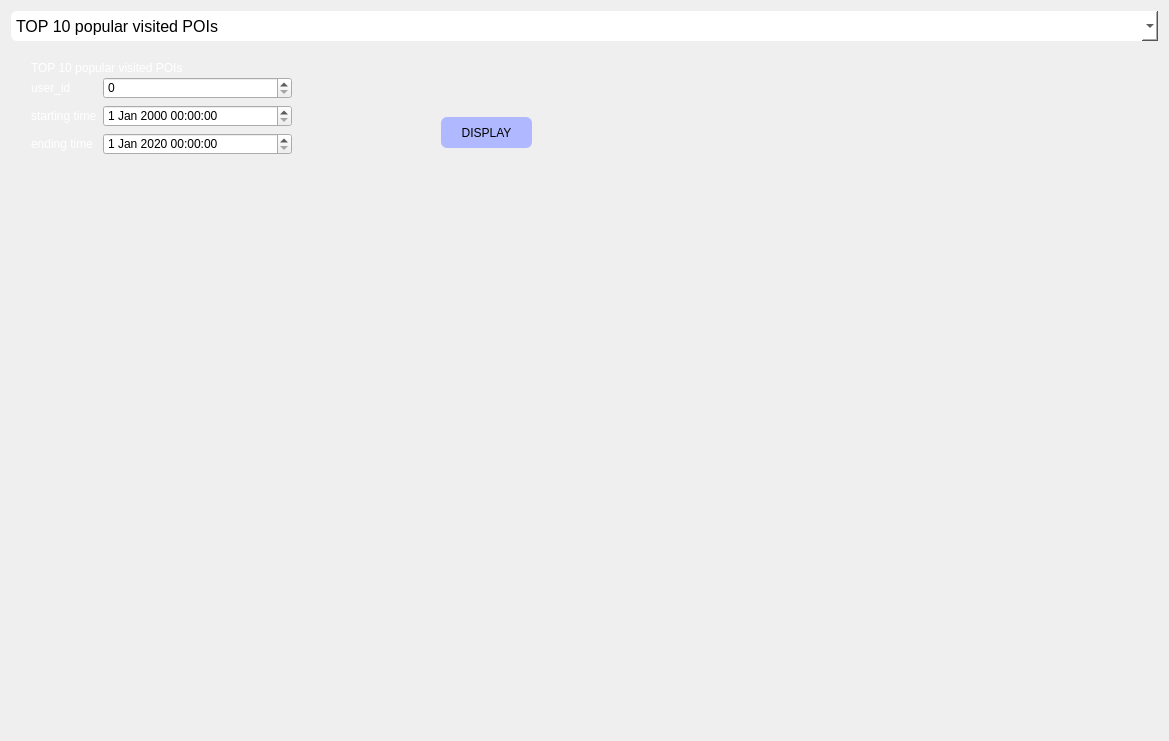
<?xml version="1.0" encoding="UTF-8"?>
<ui version="4.0">
 <class>AnalyzeDialog</class>
 <widget class="QDialog" name="AnalyzeDialog">
  <property name="geometry">
   <rect>
    <x>0</x>
    <y>0</y>
    <width>1169</width>
    <height>741</height>
   </rect>
  </property>
  <property name="windowTitle">
   <string>Dialog</string>
  </property>
  <property name="styleSheet">
   <string notr="true">font: 12pt &quot;Arial&quot;;</string>
  </property>
  <layout class="QVBoxLayout" name="verticalLayout">
   <item>
    <widget class="QComboBox" name="comboBox">
     <property name="minimumSize">
      <size>
       <width>0</width>
       <height>30</height>
      </size>
     </property>
     <property name="maximumSize">
      <size>
       <width>16777215</width>
       <height>30</height>
      </size>
     </property>
     <property name="font">
      <font>
       <family>Arial</family>
       <pointsize>12</pointsize>
       <weight>50</weight>
       <italic>false</italic>
       <bold>false</bold>
      </font>
     </property>
     <property name="styleSheet">
      <string notr="true">background-color: rgb(255, 255, 255);


	background:rgb(255,255,255);
	border-radius:6px;
</string>
     </property>
     <item>
      <property name="text">
       <string>TOP 10 popular visited POIs </string>
      </property>
     </item>
     <item>
      <property name="text">
       <string>Most frequently visiting 10 users of a POI</string>
      </property>
     </item>
     <item>
      <property name="text">
       <string>Compare 2 users'activity levels</string>
      </property>
     </item>
     <item>
      <property name="text">
       <string>compare 2 POIs' daily active users</string>
      </property>
     </item>
    </widget>
   </item>
   <item>
    <widget class="QStackedWidget" name="stackedWidget">
     <property name="styleSheet">
      <string notr="true">
QPushButton
{
	background:rgb(176, 184, 255);
	border-radius:6px;
}
QStackedWidget
{
border-image: url(:/image/map/image3.jpg);
}
QLabel{
color:rgb(255, 255, 255);}</string>
     </property>
     <property name="currentIndex">
      <number>0</number>
     </property>
     <widget class="QWidget" name="page">
      <widget class="QLabel" name="label">
       <property name="geometry">
        <rect>
         <x>20</x>
         <y>10</y>
         <width>261</width>
         <height>21</height>
        </rect>
       </property>
       <property name="text">
        <string>TOP 10 popular visited POIs </string>
       </property>
      </widget>
      <widget class="QWidget" name="formLayoutWidget">
       <property name="geometry">
        <rect>
         <x>20</x>
         <y>30</y>
         <width>261</width>
         <height>121</height>
        </rect>
       </property>
       <layout class="QFormLayout" name="formLayout">
        <item row="0" column="0">
         <widget class="QLabel" name="label_2">
          <property name="text">
           <string>user_id</string>
          </property>
         </widget>
        </item>
        <item row="0" column="1">
         <widget class="QSpinBox" name="user_id_1">
          <property name="maximum">
           <number>100000</number>
          </property>
         </widget>
        </item>
        <item row="1" column="0">
         <widget class="QLabel" name="label_3">
          <property name="text">
           <string>starting time</string>
          </property>
         </widget>
        </item>
        <item row="1" column="1">
         <widget class="QDateTimeEdit" name="startTime1"/>
        </item>
        <item row="2" column="0">
         <widget class="QLabel" name="label_4">
          <property name="text">
           <string>ending time</string>
          </property>
         </widget>
        </item>
        <item row="2" column="1">
         <widget class="QDateTimeEdit" name="endTime1">
          <property name="dateTime">
           <datetime>
            <hour>0</hour>
            <minute>0</minute>
            <second>0</second>
            <year>2020</year>
            <month>1</month>
            <day>1</day>
           </datetime>
          </property>
         </widget>
        </item>
       </layout>
      </widget>
      <widget class="QPushButton" name="btn1">
       <property name="geometry">
        <rect>
         <x>430</x>
         <y>70</y>
         <width>91</width>
         <height>31</height>
        </rect>
       </property>
       <property name="text">
        <string>DISPLAY</string>
       </property>
      </widget>
      <widget class="QChartView" name="widget1" native="true">
       <property name="geometry">
        <rect>
         <x>10</x>
         <y>130</y>
         <width>621</width>
         <height>231</height>
        </rect>
       </property>
      </widget>
      <widget class="QChartView" name="widget_chart_page1" native="true">
       <property name="geometry">
        <rect>
         <x>20</x>
         <y>400</y>
         <width>691</width>
         <height>231</height>
        </rect>
       </property>
      </widget>
     </widget>
     <widget class="QWidget" name="page_2">
      <widget class="QWidget" name="formLayoutWidget_2">
       <property name="geometry">
        <rect>
         <x>20</x>
         <y>30</y>
         <width>322</width>
         <height>101</height>
        </rect>
       </property>
       <layout class="QFormLayout" name="formLayout_2">
        <item row="1" column="0">
         <widget class="QLabel" name="label_11">
          <property name="text">
           <string>starting time</string>
          </property>
         </widget>
        </item>
        <item row="1" column="1">
         <widget class="QDateTimeEdit" name="startTime2"/>
        </item>
        <item row="2" column="0">
         <widget class="QLabel" name="label_12">
          <property name="text">
           <string>ending time</string>
          </property>
         </widget>
        </item>
        <item row="2" column="1">
         <widget class="QDateTimeEdit" name="endTime2">
          <property name="dateTime">
           <datetime>
            <hour>0</hour>
            <minute>0</minute>
            <second>0</second>
            <year>2020</year>
            <month>1</month>
            <day>1</day>
           </datetime>
          </property>
         </widget>
        </item>
        <item row="0" column="0">
         <widget class="QLabel" name="location_id2">
          <property name="text">
           <string>location_id</string>
          </property>
         </widget>
        </item>
        <item row="0" column="1">
         <widget class="QSpinBox" name="loc_id_2">
          <property name="maximum">
           <number>100000</number>
          </property>
         </widget>
        </item>
       </layout>
      </widget>
      <widget class="QLabel" name="label_5">
       <property name="geometry">
        <rect>
         <x>20</x>
         <y>10</y>
         <width>291</width>
         <height>16</height>
        </rect>
       </property>
       <property name="text">
        <string>Most frequently visiting 10 users of a POI</string>
       </property>
      </widget>
      <widget class="QPushButton" name="btn2">
       <property name="geometry">
        <rect>
         <x>400</x>
         <y>80</y>
         <width>91</width>
         <height>31</height>
        </rect>
       </property>
       <property name="text">
        <string>DISPLAY</string>
       </property>
      </widget>
      <widget class="QChartView" name="widget2" native="true">
       <property name="geometry">
        <rect>
         <x>10</x>
         <y>170</y>
         <width>1141</width>
         <height>201</height>
        </rect>
       </property>
      </widget>
      <widget class="QChartView" name="widget_chart_page2" native="true">
       <property name="geometry">
        <rect>
         <x>0</x>
         <y>390</y>
         <width>1151</width>
         <height>251</height>
        </rect>
       </property>
      </widget>
     </widget>
     <widget class="QWidget" name="page_5">
      <widget class="QLabel" name="label_17">
       <property name="geometry">
        <rect>
         <x>70</x>
         <y>30</y>
         <width>54</width>
         <height>12</height>
        </rect>
       </property>
       <property name="text">
        <string/>
       </property>
      </widget>
      <widget class="QLabel" name="label_18">
       <property name="geometry">
        <rect>
         <x>30</x>
         <y>20</y>
         <width>271</width>
         <height>16</height>
        </rect>
       </property>
       <property name="text">
        <string>Compare 2 users' visited POIs</string>
       </property>
      </widget>
      <widget class="QWidget" name="formLayoutWidget_5">
       <property name="geometry">
        <rect>
         <x>30</x>
         <y>40</y>
         <width>241</width>
         <height>108</height>
        </rect>
       </property>
       <layout class="QFormLayout" name="formLayout_5">
        <item row="0" column="0">
         <widget class="QLabel" name="label_19">
          <property name="text">
           <string>user_id_1</string>
          </property>
         </widget>
        </item>
        <item row="0" column="1">
         <widget class="QSpinBox" name="userid1_3">
          <property name="maximum">
           <number>100000</number>
          </property>
         </widget>
        </item>
        <item row="1" column="0">
         <widget class="QLabel" name="label_20">
          <property name="text">
           <string>user_id_2</string>
          </property>
         </widget>
        </item>
        <item row="1" column="1">
         <widget class="QSpinBox" name="userid2_3">
          <property name="maximum">
           <number>100000</number>
          </property>
          <property name="value">
           <number>1</number>
          </property>
         </widget>
        </item>
        <item row="2" column="0">
         <widget class="QLabel" name="label_21">
          <property name="text">
           <string>starting time</string>
          </property>
         </widget>
        </item>
        <item row="2" column="1">
         <widget class="QDateTimeEdit" name="startTime3"/>
        </item>
        <item row="3" column="1">
         <widget class="QDateTimeEdit" name="endTime3">
          <property name="dateTime">
           <datetime>
            <hour>0</hour>
            <minute>0</minute>
            <second>0</second>
            <year>2020</year>
            <month>1</month>
            <day>1</day>
           </datetime>
          </property>
         </widget>
        </item>
        <item row="3" column="0">
         <widget class="QLabel" name="label_22">
          <property name="text">
           <string>ending time</string>
          </property>
         </widget>
        </item>
       </layout>
      </widget>
      <widget class="QPushButton" name="btn3">
       <property name="geometry">
        <rect>
         <x>350</x>
         <y>100</y>
         <width>75</width>
         <height>23</height>
        </rect>
       </property>
       <property name="text">
        <string>Compare</string>
       </property>
      </widget>
      <widget class="QTableWidget" name="tableWidget_user_com">
       <property name="geometry">
        <rect>
         <x>50</x>
         <y>200</y>
         <width>441</width>
         <height>131</height>
        </rect>
       </property>
       <property name="sizePolicy">
        <sizepolicy hsizetype="Expanding" vsizetype="Expanding">
         <horstretch>0</horstretch>
         <verstretch>0</verstretch>
        </sizepolicy>
       </property>
      </widget>
      <widget class="QTableWidget" name="tableWidget_user_dif">
       <property name="geometry">
        <rect>
         <x>50</x>
         <y>370</y>
         <width>441</width>
         <height>192</height>
        </rect>
       </property>
       <property name="sizePolicy">
        <sizepolicy hsizetype="Expanding" vsizetype="Expanding">
         <horstretch>0</horstretch>
         <verstretch>0</verstretch>
        </sizepolicy>
       </property>
      </widget>
     </widget>
     <widget class="QWidget" name="page_6">
      <widget class="QLabel" name="label_23">
       <property name="geometry">
        <rect>
         <x>30</x>
         <y>10</y>
         <width>271</width>
         <height>41</height>
        </rect>
       </property>
       <property name="text">
        <string>Compare 2 POIs' daily active users</string>
       </property>
      </widget>
      <widget class="QWidget" name="formLayoutWidget_6">
       <property name="geometry">
        <rect>
         <x>30</x>
         <y>50</y>
         <width>212</width>
         <height>101</height>
        </rect>
       </property>
       <layout class="QFormLayout" name="formLayout_6">
        <item row="0" column="0">
         <widget class="QLabel" name="label_24">
          <property name="text">
           <string>location_id_1</string>
          </property>
         </widget>
        </item>
        <item row="0" column="1">
         <widget class="QSpinBox" name="loc_id1_4">
          <property name="maximum">
           <number>100000</number>
          </property>
         </widget>
        </item>
        <item row="1" column="0">
         <widget class="QLabel" name="label_25">
          <property name="text">
           <string>location_id_2</string>
          </property>
         </widget>
        </item>
        <item row="1" column="1">
         <widget class="QSpinBox" name="loc_id2_4">
          <property name="maximum">
           <number>100000</number>
          </property>
          <property name="value">
           <number>2</number>
          </property>
         </widget>
        </item>
        <item row="2" column="0">
         <widget class="QLabel" name="label_26">
          <property name="text">
           <string>date:</string>
          </property>
         </widget>
        </item>
        <item row="2" column="1">
         <widget class="QDateEdit" name="dateEdit">
          <property name="date">
           <date>
            <year>2010</year>
            <month>5</month>
            <day>1</day>
           </date>
          </property>
         </widget>
        </item>
       </layout>
      </widget>
      <widget class="QPushButton" name="btn4">
       <property name="geometry">
        <rect>
         <x>340</x>
         <y>100</y>
         <width>75</width>
         <height>23</height>
        </rect>
       </property>
       <property name="text">
        <string>Compare</string>
       </property>
      </widget>
      <widget class="QChartView" name="widget4" native="true">
       <property name="geometry">
        <rect>
         <x>300</x>
         <y>230</y>
         <width>461</width>
         <height>261</height>
        </rect>
       </property>
      </widget>
      <widget class="QTableWidget" name="tableWidget_dau">
       <property name="geometry">
        <rect>
         <x>20</x>
         <y>240</y>
         <width>256</width>
         <height>81</height>
        </rect>
       </property>
      </widget>
     </widget>
    </widget>
   </item>
  </layout>
 </widget>
 <customwidgets>
  <customwidget>
   <class>QChartView</class>
   <extends>QWidget</extends>
   <header location="global">qchartview.h</header>
   <container>1</container>
  </customwidget>
 </customwidgets>
 <resources/>
 <connections/>
</ui>
